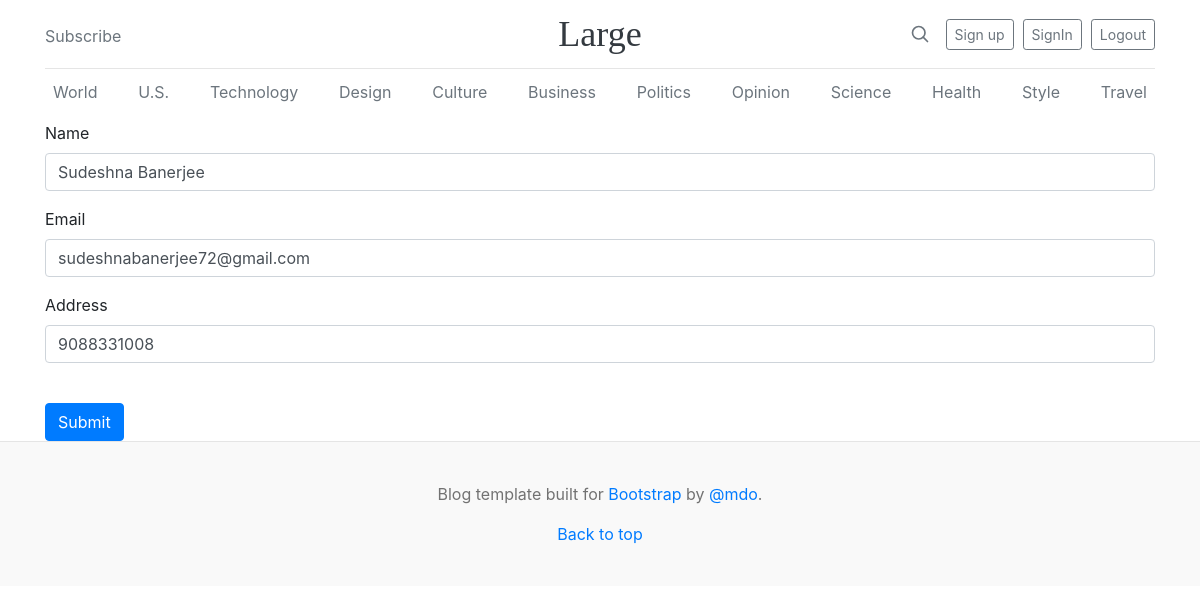
Screenshot of /update/7 with the database file from the repository.
### Home/models.py (models this page shows)
class Crud(models.Model):
    name=models.CharField(max_length=100)
    email=models.CharField(max_length=100)
    address=models.TextField()

### Home/views.py (the view)
# urls.py: path('update/<int:id>', views.update , name='update'),
def update(request,id):
    if request.method=='POST':
        name=request.POST['name']
        email=request.POST['email']
        address=request.POST['address']
        Crud.objects.filter(id=id).update(name=name,email=email,address=address)
        messages.success(request,'Data Has Been Updated into database')
    data=Crud.objects.get(id=id)
    return render(request,'update.html',{'data':data})

### templates/update.html (shortened to what this page needs)
{% extends 'base.html' %}
{% block container %}
<div class="container">
<form action="/update/{{data.id}}" method="POST">
    <div class="mb-3">
        <label for="exampleInputEmail1">Name</label>
        <input type="text" name="name" value="{{data.name}}" class="form-control" required  placeholder="Enter email">
      </div>
      <div class="form-group">
        <label for="exampleInputPassword1">Email</label>
        <input type="email" name="email" value="{{data.email}}" class="form-control" required placeholder="Password">
      </div>
     <div class="form-group">
        <label for="exampleInputPassword1">Address</label>
        <input type="text" class="form-control" value="{{data.address}}" name="address" required placeholder="Password">
      </div>
      <br>
    <button type="submit" class="btn btn-primary">Submit</button>
  </form>
</div>
{% endblock  %}

### rows the page displays
Crud: name "Sudeshna Banerjee", email "sudeshnabanerjee72@gmail.com", address "9088331008"
